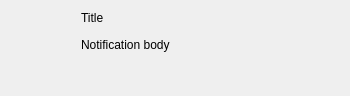
<?xml version="1.0" encoding="UTF-8"?>
<ui version="4.0">
 <class>KinotifyWidget</class>
 <widget class="QWidget" name="KinotifyWidget">
  <property name="geometry">
   <rect>
    <x>0</x>
    <y>0</y>
    <width>350</width>
    <height>96</height>
   </rect>
  </property>
  <property name="sizePolicy">
   <sizepolicy hsizetype="Fixed" vsizetype="Expanding">
    <horstretch>0</horstretch>
    <verstretch>0</verstretch>
   </sizepolicy>
  </property>
  <property name="windowTitle">
   <string/>
  </property>
  <property name="windowOpacity">
   <double>0.000000000000000</double>
  </property>
  <property name="styleSheet">
   <string notr="true"/>
  </property>
  <layout class="QVBoxLayout" name="verticalLayout_3">
   <item>
    <layout class="QHBoxLayout" name="horizontalLayout" stretch="0,1">
     <item>
      <layout class="QVBoxLayout" name="verticalLayout">
       <item>
        <widget class="QLabel" name="Image_">
         <property name="sizePolicy">
          <sizepolicy hsizetype="Fixed" vsizetype="Fixed">
           <horstretch>0</horstretch>
           <verstretch>0</verstretch>
          </sizepolicy>
         </property>
         <property name="minimumSize">
          <size>
           <width>64</width>
           <height>64</height>
          </size>
         </property>
         <property name="maximumSize">
          <size>
           <width>64</width>
           <height>64</height>
          </size>
         </property>
         <property name="text">
          <string/>
         </property>
         <property name="scaledContents">
          <bool>true</bool>
         </property>
        </widget>
       </item>
       <item>
        <spacer name="verticalSpacer">
         <property name="orientation">
          <enum>Qt::Vertical</enum>
         </property>
         <property name="sizeHint" stdset="0">
          <size>
           <width>0</width>
           <height>0</height>
          </size>
         </property>
        </spacer>
       </item>
      </layout>
     </item>
     <item>
      <layout class="QVBoxLayout" name="verticalLayout_2">
       <item>
        <widget class="QLabel" name="Title_">
         <property name="text">
          <string notr="true">Title</string>
         </property>
        </widget>
       </item>
       <item>
        <widget class="QLabel" name="Body_">
         <property name="sizePolicy">
          <sizepolicy hsizetype="Preferred" vsizetype="MinimumExpanding">
           <horstretch>0</horstretch>
           <verstretch>0</verstretch>
          </sizepolicy>
         </property>
         <property name="text">
          <string notr="true">Notification body</string>
         </property>
         <property name="wordWrap">
          <bool>true</bool>
         </property>
         <property name="openExternalLinks">
          <bool>true</bool>
         </property>
        </widget>
       </item>
       <item>
        <spacer name="verticalSpacer_2">
         <property name="orientation">
          <enum>Qt::Vertical</enum>
         </property>
         <property name="sizeHint" stdset="0">
          <size>
           <width>0</width>
           <height>0</height>
          </size>
         </property>
        </spacer>
       </item>
      </layout>
     </item>
    </layout>
   </item>
   <item>
    <layout class="QHBoxLayout" name="horizontalLayout_2">
     <item>
      <spacer name="horizontalSpacer">
       <property name="orientation">
        <enum>Qt::Horizontal</enum>
       </property>
       <property name="sizeHint" stdset="0">
        <size>
         <width>0</width>
         <height>0</height>
        </size>
       </property>
      </spacer>
     </item>
     <item>
      <layout class="QVBoxLayout" name="ButtonsLayout_"/>
     </item>
    </layout>
   </item>
  </layout>
 </widget>
 <resources/>
 <connections/>
</ui>
